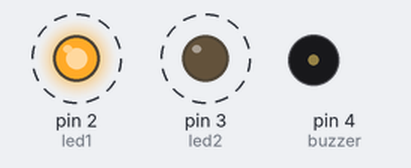
Recording of a sketch running on a simulated Arduino Uno, built with avr-gcc and run on an emulated ATmega328P. Shown: output pins drawn as LEDs (lit = HIGH), buzzer (waves = sounding, pin HIGH). Dashed ring = blinking.

Above: at 0.2 s.
Timing chart, 0 to 3.0 s (numbered marks = the images above):
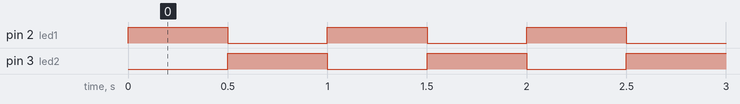

Measured:
- by itself, pin 2 (led1), pin 3 (led2): alternates HIGH for 0.50 s and LOW for 0.50 s
- by itself, everything shown: repeats every 1.0 s, in 3 steps

The sketch:

guia_manejo_digital4.ino
```cpp
// Simular el semáforo de un tren con 2 led y
// un Buzzer para el sonido.
#define led1    2
#define led2    3
#define buzzer  4

void setup()
{
  pinMode(led1, OUTPUT);
  pinMode(led2, OUTPUT);
  pinMode(buzzer, OUTPUT);
}

void loop()
{
  digitalWrite(led1, HIGH);
  delay(500);
  digitalWrite(led1, LOW);

  //tone(buzzer, 261, 600);

  digitalWrite(led2, HIGH);
  delay(500);
  digitalWrite(led2, LOW);
}
```
